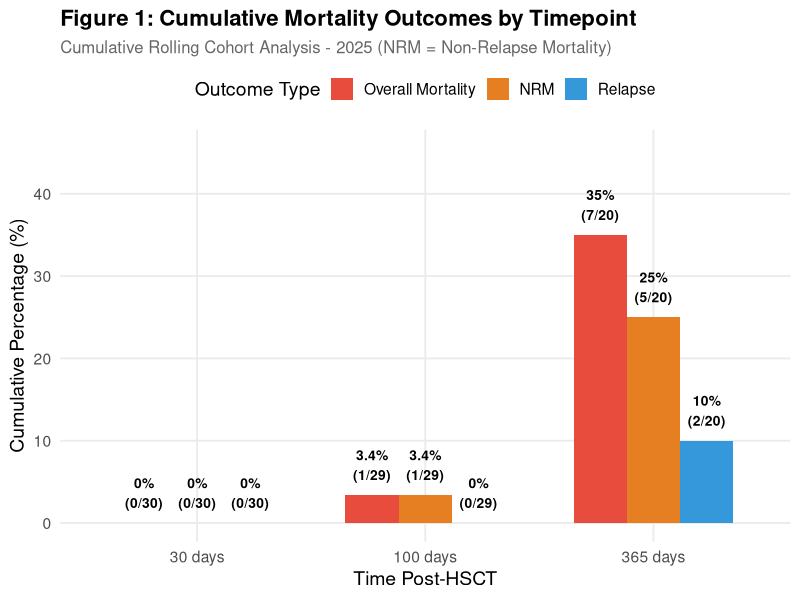
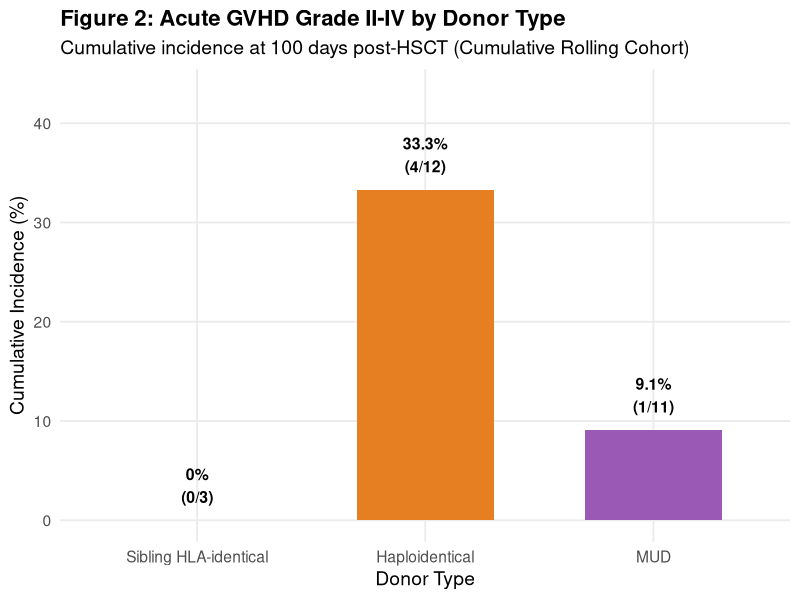

Write the R code that produced these figures, in order.
## ---- chunk 1
library(tidyverse)
library(readxl)
library(knitr)
library(kableExtra)
library(lubridate)
library(ggplot2)

# Load and prepare data
transplant_data <- read_excel("Calcoli_RDD_2025-1.xlsx")

# Data preparation
transplant_data_prepared <- transplant_data |>
  mutate(
    hsct_date = `HSCT date`,
    hsct_year = year(hsct_date),
    death_date_clean = case_when(
      `Death date` == "-" ~ NA,
      TRUE ~ as.Date(as.numeric(`Death date`), origin = "1899-12-30")
    ),
    days_to_event = as.numeric(difftime(`Date of last follow up`, hsct_date, units = "days")),
    death = ifelse(grepl("^dead", `State at last follow up`), 1, 0),
    disease_status_binary = case_when(
      `Disease status at HSCT` == "Complete Remission" ~ "Complete Remission",
      TRUE ~ "Not in Complete Remission"
    ),
    donor_type_main = case_when(
      `Donor type` == "Related HLA-identical" ~ "Sibling HLA-identical",
      `Donor type` == "Related Haploidentical" ~ "Haploidentical",
      `Donor type` == "URD HLA-identical" ~ "MUD",
      `Donor type` == "URD HLA-mismatched" ~ "MMUD"
    ),
    death_cause = case_when(
      death == 0 ~ "Alive",
      grepl("disease", `State at last follow up`) ~ "Relapse",
      grepl("GVHD", `State at last follow up`) ~ "GVHD",
      grepl("infection", `State at last follow up`) ~ "Infection",
      grepl("other cause", `State at last follow up`) ~ "Other",
      TRUE ~ "Unknown"
    ),
    death_type = case_when(
      death == 0 ~ "Alive",
      death_cause == "Relapse" ~ "Relapse",
      TRUE ~ "NRM"
    ),
    acute_gvhd_grade_ii_iv = case_when(
      !is.na(`acute GVHD global grade`) & `acute GVHD global grade` %in% c(2, 3, 4) ~ 1,
      TRUE ~ 0
    ),
    chronic_gvhd_any = ifelse(`chronic GVHD` == "sì", 1, 0),
    chronic_gvhd_mod_severe = case_when(
      !is.na(`chronic GVHD global grade`) & 
        `chronic GVHD global grade` %in% c("moderata", "severa") ~ 1,
      TRUE ~ 0
    )
  )

report_year <- 2025
## ---- chunk 2
# Cumulative rolling cohort selection for annual reporting
# Based on JACIE Italian quarterly methodology, cumulative through Q4

# For 30-day outcomes: Milestone dates from Jan 1 - Nov 30, 2025
# HSCT dates: Sep 1, 2024 - Oct 31, 2025
select_cohort_30d <- function(data, year = 2025) {
  milestone_start <- as.Date(paste0(year - 1, "-09-01"))  # Sep 1 previous year
  milestone_end <- as.Date(paste0(year, "-11-30"))        # Nov 30 current year
  
  cohort <- data |>
    mutate(milestone_30d = hsct_date + days(30)) |>
    filter(
      milestone_30d >= milestone_start,
      milestone_30d <= milestone_end,
      days_to_event >= 30 | death == 1
    )
  
  return(cohort)
}

# For 100-day outcomes: Milestone dates from Jan 1 - Sep 30, 2025
# HSCT dates: Jul 1, 2024 - Sep 30, 2025
select_cohort_100d <- function(data, year = 2025) {
  milestone_start <- as.Date(paste0(year - 1, "-07-01"))  # Jul 1 previous year
  milestone_end <- as.Date(paste0(year, "-09-30"))        # Sep 30 current year
  
  cohort <- data |>
    mutate(milestone_100d = hsct_date + days(100)) |>
    filter(
      milestone_100d >= milestone_start,
      milestone_100d <= milestone_end,
      days_to_event >= 100 | death == 1
    )
  
  return(cohort)
}

# For 365-day outcomes: Milestone dates from Jan 1, 2024 - Dec 31, 2025
# HSCT dates: Jan 1, 2024 - Dec 31, 2024
select_cohort_365d <- function(data, year = 2025) {
  milestone_start <- as.Date(paste0(year - 1, "-01-01"))  # Jan 1 previous year
  milestone_end <- as.Date(paste0(year, "-12-31"))        # Dec 31 current year
  
  cohort <- data |>
    mutate(milestone_365d = hsct_date + days(365)) |>
    filter(
      milestone_365d >= milestone_start,
      milestone_365d <= milestone_end,
      days_to_event >= 365 | death == 1
    )
  
  return(cohort)
}

# Mortality calculation for a cohort
calc_mortality <- function(cohort, days) {
  if (nrow(cohort) == 0) {
    return(tibble(timepoint = paste0(days, " days"), n_cohort = 0,
                  n_events = NA_integer_, pct = NA_real_))
  }
  
  n_deaths <- sum(cohort$death == 1 & cohort$days_to_event <= days)
  
  tibble(
    timepoint = paste0(days, " days"),
    n_cohort = nrow(cohort),
    n_events = n_deaths,
    pct = round(100 * n_deaths / nrow(cohort), 1)
  )
}

# NRM calculation
calc_nrm <- function(cohort, days) {
  if (nrow(cohort) == 0) {
    return(tibble(timepoint = paste0(days, " days"), n_cohort = 0,
                  n_events = NA_integer_, pct = NA_real_))
  }
  
  n_nrm <- sum(cohort$death_type == "NRM" & cohort$days_to_event <= days)
  
  tibble(
    timepoint = paste0(days, " days"),
    n_cohort = nrow(cohort),
    n_events = n_nrm,
    pct = round(100 * n_nrm / nrow(cohort), 1)
  )
}

# Relapse mortality calculation
calc_relapse <- function(cohort, days) {
  if (nrow(cohort) == 0) {
    return(tibble(timepoint = paste0(days, " days"), n_cohort = 0,
                  n_events = NA_integer_, pct = NA_real_))
  }
  
  n_relapse <- sum(cohort$death_type == "Relapse" & cohort$days_to_event <= days)
  
  tibble(
    timepoint = paste0(days, " days"),
    n_cohort = nrow(cohort),
    n_events = n_relapse,
    pct = round(100 * n_relapse / nrow(cohort), 1)
  )
}

# Acute GVHD calculation (100 days)
calc_agvhd <- function(cohort) {
  if (nrow(cohort) == 0) {
    return(tibble(n_cohort = 0, n_events = NA_integer_, pct = NA_real_))
  }
  
  n_agvhd <- sum(cohort$acute_gvhd_grade_ii_iv == 1)
  
  tibble(
    n_cohort = nrow(cohort),
    n_events = n_agvhd,
    pct = round(100 * n_agvhd / nrow(cohort), 1)
  )
}

# Chronic GVHD calculation (365 days)
calc_cgvhd <- function(cohort, severity = "any") {
  if (nrow(cohort) == 0) {
    return(tibble(severity = severity, n_cohort = 0,
                  n_events = NA_integer_, pct = NA_real_))
  }
  
  n_cgvhd <- if (severity == "mod_severe") {
    sum(cohort$chronic_gvhd_mod_severe == 1, na.rm = TRUE)
  } else {
    sum(cohort$chronic_gvhd_any == 1, na.rm = TRUE)
  }
  
  tibble(
    severity = severity,
    n_cohort = nrow(cohort),
    n_events = n_cgvhd,
    pct = round(100 * n_cgvhd / nrow(cohort), 1)
  )
}
## ---- chunk 3
# Select cohorts for each timepoint
cohort_30d <- select_cohort_30d(transplant_data_prepared, report_year)
cohort_100d <- select_cohort_100d(transplant_data_prepared, report_year)
cohort_365d <- select_cohort_365d(transplant_data_prepared, report_year)

# Calculate overall mortality at each timepoint
overall_mort <- bind_rows(
  calc_mortality(cohort_30d, 30),
  calc_mortality(cohort_100d, 100),
  calc_mortality(cohort_365d, 365)
)

# Calculate NRM at each timepoint
nrm_overall <- bind_rows(
  calc_nrm(cohort_30d, 30),
  calc_nrm(cohort_100d, 100),
  calc_nrm(cohort_365d, 365)
)

# Calculate relapse mortality at each timepoint
relapse_overall <- bind_rows(
  calc_relapse(cohort_30d, 30),
  calc_relapse(cohort_100d, 100),
  calc_relapse(cohort_365d, 365)
)

# By disease status
cr_data <- transplant_data_prepared |> filter(disease_status_binary == "Complete Remission")
not_cr_data <- transplant_data_prepared |> filter(disease_status_binary == "Not in Complete Remission")

# CR cohorts
cohort_30d_cr <- select_cohort_30d(cr_data, report_year)
cohort_100d_cr <- select_cohort_100d(cr_data, report_year)
cohort_365d_cr <- select_cohort_365d(cr_data, report_year)

mort_cr <- bind_rows(
  calc_mortality(cohort_30d_cr, 30),
  calc_mortality(cohort_100d_cr, 100),
  calc_mortality(cohort_365d_cr, 365)
) |> mutate(group = "Complete Remission")

nrm_cr <- bind_rows(
  calc_nrm(cohort_30d_cr, 30),
  calc_nrm(cohort_100d_cr, 100),
  calc_nrm(cohort_365d_cr, 365)
) |> mutate(group = "Complete Remission")

relapse_cr <- bind_rows(
  calc_relapse(cohort_30d_cr, 30),
  calc_relapse(cohort_100d_cr, 100),
  calc_relapse(cohort_365d_cr, 365)
) |> mutate(group = "Complete Remission")

# Not CR cohorts
cohort_30d_not_cr <- select_cohort_30d(not_cr_data, report_year)
cohort_100d_not_cr <- select_cohort_100d(not_cr_data, report_year)
cohort_365d_not_cr <- select_cohort_365d(not_cr_data, report_year)

mort_not_cr <- bind_rows(
  calc_mortality(cohort_30d_not_cr, 30),
  calc_mortality(cohort_100d_not_cr, 100),
  calc_mortality(cohort_365d_not_cr, 365)
) |> mutate(group = "Not in Complete Remission")

nrm_not_cr <- bind_rows(
  calc_nrm(cohort_30d_not_cr, 30),
  calc_nrm(cohort_100d_not_cr, 100),
  calc_nrm(cohort_365d_not_cr, 365)
) |> mutate(group = "Not in Complete Remission")

relapse_not_cr <- bind_rows(
  calc_relapse(cohort_30d_not_cr, 30),
  calc_relapse(cohort_100d_not_cr, 100),
  calc_relapse(cohort_365d_not_cr, 365)
) |> mutate(group = "Not in Complete Remission")

# GVHD by donor type
major_donors <- c("Sibling HLA-identical", "Haploidentical", "MUD")
agvhd_overall <- calc_agvhd(cohort_100d)

agvhd_by_donor <- tibble()
for (donor in major_donors) {
  donor_data <- transplant_data_prepared |> filter(donor_type_main == donor)
  cohort_100d_donor <- select_cohort_100d(donor_data, report_year)
  result <- calc_agvhd(cohort_100d_donor) |> mutate(donor = donor)
  agvhd_by_donor <- bind_rows(agvhd_by_donor, result)
}

# Chronic GVHD
cgvhd_any <- bind_rows(
  calc_cgvhd(cohort_365d, "any") |> mutate(severity = "Any"),
  calc_cgvhd(cohort_365d, "mod_severe") |> mutate(severity = "Moderate-Severe")
)
## ---- chunk 4
kable(overall_mort |>
  mutate(display = paste0(pct, "% (", n_events, "/", n_cohort, ")")) |>
  select(Timepoint = timepoint, `Cohort Size` = n_cohort, 
         Deaths = n_events, `Mortality Rate` = display),
      caption = "Table 1: Overall Cumulative Mortality - Rolling Cohort Analysis") |>
  kable_styling(bootstrap_options = c("striped", "hover"), full_width = FALSE) |>
  row_spec(0, bold = TRUE, background = "#3498DB", color = "white")
## ---- chunk 5
cause_summary <- tibble(
  Timepoint = c("30 days", "100 days", "365 days"),
  `Overall Mortality` = paste0(overall_mort$pct, "% (", overall_mort$n_events, "/", overall_mort$n_cohort, ")"),
  `NRM` = paste0(nrm_overall$pct, "% (", nrm_overall$n_events, "/", nrm_overall$n_cohort, ")"),
  `Relapse` = paste0(relapse_overall$pct, "% (", relapse_overall$n_events, "/", relapse_overall$n_cohort, ")")
)

kable(cause_summary,
      caption = "Table 2: Cumulative Mortality - NRM vs Relapse Deaths") |>
  kable_styling(bootstrap_options = c("striped", "hover"), full_width = FALSE) |>
  row_spec(0, bold = TRUE, background = "#E74C3C", color = "white")
## ---- chunk 6
plot_data <- bind_rows(
  overall_mort |> mutate(outcome = "Overall Mortality"),
  nrm_overall |> mutate(outcome = "NRM"),
  relapse_overall |> mutate(outcome = "Relapse")
) |>
  mutate(
    timepoint = factor(timepoint, levels = c("30 days", "100 days", "365 days")),
    outcome = factor(outcome, levels = c("Overall Mortality", "NRM", "Relapse"))
  )

ggplot(plot_data, aes(x = timepoint, y = pct, fill = outcome)) +
  geom_col(position = "dodge", width = 0.7) +
  geom_text(aes(label = paste0(pct, "%\n(", n_events, "/", n_cohort, ")")),
            position = position_dodge(width = 0.7),
            vjust = -0.5, size = 3.5, fontface = "bold") +
  scale_fill_manual(values = c("Overall Mortality" = "#E74C3C", 
                                "NRM" = "#E67E22",
                                "Relapse" = "#3498DB")) +
  labs(title = "Figure 1: Cumulative Mortality Outcomes by Timepoint",
       subtitle = "Cumulative Rolling Cohort Analysis - 2025 (NRM = Non-Relapse Mortality)",
       x = "Time Post-HSCT", y = "Cumulative Percentage (%)",
       fill = "Outcome Type") +
  theme_minimal(base_size = 14) +
  theme(plot.title = element_text(face = "bold", size = 16),
        plot.subtitle = element_text(size = 12, color = "gray40"),
        legend.position = "top",
        panel.grid.minor = element_blank()) +
  ylim(0, max(plot_data$pct, na.rm = TRUE) * 1.3)
## ---- chunk 7
kable(bind_rows(mort_cr, mort_not_cr) |>
  mutate(display = paste0(pct, "% (", n_events, "/", n_cohort, ")")) |>
  select(Group = group, Timepoint = timepoint, 
         `Cohort Size` = n_cohort, Deaths = n_events, `Mortality Rate` = display),
      caption = "Table 3: Cumulative Mortality by Disease Status at HSCT") |>
  kable_styling(bootstrap_options = c("striped", "hover"), full_width = FALSE) |>
  pack_rows("Complete Remission", 1, 3, label_row_css = "background-color: #27AE60; color: white;") |>
  pack_rows("Not in Complete Remission", 4, 6, label_row_css = "background-color: #E74C3C; color: white;")
## ---- chunk 8
kable(nrm_overall |>
  mutate(display = paste0(pct, "% (", n_events, "/", n_cohort, ")")) |>
  select(Timepoint = timepoint, `Cohort Size` = n_cohort, 
         `NRM Events` = n_events, `NRM Rate` = display),
      caption = "Table 4: Cumulative Non-Relapse Mortality (NRM)") |>
  kable_styling(bootstrap_options = c("striped", "hover"), full_width = FALSE) |>
  row_spec(0, bold = TRUE, background = "#E67E22", color = "white")
## ---- chunk 9
if (!is.na(overall_mort$n_events[3]) && overall_mort$n_events[3] > 0) {
  nrm_prop <- round(100 * nrm_overall$n_events[3] / overall_mort$n_events[3], 0)
  cat(paste0("NRM accounts for **", nrm_prop, "%** of all deaths at 365 days."))
}
## ---- chunk 10
kable(bind_rows(
  nrm_overall |> mutate(group = "Overall"),
  nrm_cr, nrm_not_cr
) |>
  mutate(display = paste0(pct, "% (", n_events, "/", n_cohort, ")")) |>
  select(Group = group, Timepoint = timepoint, 
         `Cohort Size` = n_cohort, `NRM Events` = n_events, `NRM Rate` = display),
      caption = "Table 5: Non-Relapse Mortality by Disease Status") |>
  kable_styling(bootstrap_options = c("striped", "hover"), full_width = FALSE) |>
  pack_rows("Overall", 1, 3, label_row_css = "background-color: #95A5A6; color: white;") |>
  pack_rows("Complete Remission", 4, 6, label_row_css = "background-color: #27AE60; color: white;") |>
  pack_rows("Not in Complete Remission", 7, 9, label_row_css = "background-color: #E74C3C; color: white;")
## ---- chunk 11
nrm_deaths <- cohort_365d |>
  filter(death == 1, death_type == "NRM", days_to_event <= 365)

if (nrow(nrm_deaths) > 0) {
  nrm_causes <- nrm_deaths |>
    count(death_cause) |>
    arrange(desc(n)) |>
    mutate(percentage = round(100 * n / sum(n), 1),
           display = paste0(n, " (", percentage, "%)")) |>
    select(`Cause of NRM` = death_cause, `N Events` = n, `Percentage` = display)
  
  kable(nrm_causes,
        caption = "Table 6: Breakdown of NRM by Specific Cause (365-day cohort)") |>
    kable_styling(bootstrap_options = c("striped", "hover"), full_width = FALSE) |>
    row_spec(0, bold = TRUE, background = "#D35400", color = "white")
} else {
  cat("No NRM events in the 365-day rolling cohort.")
}
## ---- chunk 12
kable(relapse_overall |>
  mutate(display = paste0(pct, "% (", n_events, "/", n_cohort, ")")) |>
  select(Timepoint = timepoint, `Cohort Size` = n_cohort, 
         `Relapse Deaths` = n_events, `Relapse Rate` = display),
      caption = "Table 7: Cumulative Relapse-Related Mortality") |>
  kable_styling(bootstrap_options = c("striped", "hover"), full_width = FALSE) |>
  row_spec(0, bold = TRUE, background = "#3498DB", color = "white")
## ---- chunk 13
kable(bind_rows(
  relapse_overall |> mutate(group = "Overall"),
  relapse_cr, relapse_not_cr
) |>
  mutate(display = paste0(pct, "% (", n_events, "/", n_cohort, ")")) |>
  select(Group = group, Timepoint = timepoint, 
         `Cohort Size` = n_cohort, `Relapse Deaths` = n_events, `Relapse Rate` = display),
      caption = "Table 8: Relapse Mortality by Disease Status") |>
  kable_styling(bootstrap_options = c("striped", "hover"), full_width = FALSE) |>
  pack_rows("Overall", 1, 3) |>
  pack_rows("Complete Remission", 4, 6) |>
  pack_rows("Not in Complete Remission", 7, 9)
## ---- chunk 14
if (!is.na(overall_mort$n_events[3]) && overall_mort$n_events[3] > 0) {
  relapse_prop <- round(100 * relapse_overall$n_events[3] / overall_mort$n_events[3], 0)
  cat(paste0("- Relapse accounts for **", relapse_prop, "%** of all deaths at 365 days\n"))
}
## ---- chunk 15
kable(tibble(
  Group = c("Overall", agvhd_by_donor$donor),
  `Cohort Size` = c(agvhd_overall$n_cohort, agvhd_by_donor$n_cohort),
  Events = c(agvhd_overall$n_events, agvhd_by_donor$n_events),
  `Cumulative Incidence` = paste0(c(agvhd_overall$pct, agvhd_by_donor$pct), "%")
),
      caption = "Table 9: Acute GVHD Grade II-IV by Donor Type (100 days)") |>
  kable_styling(bootstrap_options = c("striped", "hover"), full_width = FALSE) |>
  row_spec(1, bold = TRUE, background = "#9B59B6", color = "white")
## ---- chunk 16
agvhd_plot_data <- agvhd_by_donor |>
  filter(!is.na(pct)) |>
  mutate(donor = factor(donor, levels = c("Sibling HLA-identical", "Haploidentical", "MUD")))

if (nrow(agvhd_plot_data) > 0) {
  ggplot(agvhd_plot_data, aes(x = donor, y = pct, fill = donor)) +
    geom_col(width = 0.6, show.legend = FALSE) +
    geom_text(aes(label = paste0(pct, "%\n(", n_events, "/", n_cohort, ")")),
              vjust = -0.5, size = 4, fontface = "bold") +
    scale_fill_manual(values = c("Sibling HLA-identical" = "#3498DB", 
                                  "Haploidentical" = "#E67E22", "MUD" = "#9B59B6")) +
    labs(title = "Figure 2: Acute GVHD Grade II-IV by Donor Type",
         subtitle = "Cumulative incidence at 100 days post-HSCT (Cumulative Rolling Cohort)",
         x = "Donor Type", y = "Cumulative Incidence (%)") +
    theme_minimal(base_size = 14) +
    theme(plot.title = element_text(face = "bold", size = 16),
          panel.grid.minor = element_blank()) +
    ylim(0, max(agvhd_plot_data$pct, na.rm = TRUE) * 1.3)
}
## ---- chunk 17
kable(cgvhd_any |>
  mutate(display = paste0(pct, "% (", n_events, "/", n_cohort, ")")) |>
  select(Severity = severity, `Cohort Size` = n_cohort, 
         Events = n_events, `Cumulative Incidence` = display),
      caption = "Table 10: Chronic GVHD Cumulative Incidence (365 days)") |>
  kable_styling(bootstrap_options = c("striped", "hover"), full_width = FALSE) |>
  row_spec(0, bold = TRUE, background = "#27AE60", color = "white")
## ---- chunk 18
mort_by_donor <- tibble()
nrm_by_donor <- tibble()

for (donor in major_donors) {
  donor_data <- transplant_data_prepared |> filter(donor_type_main == donor)
  
  cohort_365d_donor <- select_cohort_365d(donor_data, report_year)
  mort_result <- calc_mortality(cohort_365d_donor, 365) |> mutate(donor = donor)
  nrm_result <- calc_nrm(cohort_365d_donor, 365) |> mutate(donor = donor)
  
  mort_by_donor <- bind_rows(mort_by_donor, mort_result)
  nrm_by_donor <- bind_rows(nrm_by_donor, nrm_result)
}

kable(tibble(
  `Donor Type` = mort_by_donor$donor,
  `365-Day Mortality` = paste0(mort_by_donor$pct, "% (", mort_by_donor$n_events, "/", mort_by_donor$n_cohort, ")"),
  `NRM at 365 Days` = paste0(nrm_by_donor$pct, "% (", nrm_by_donor$n_events, "/", nrm_by_donor$n_cohort, ")"),
  `Acute GVHD II-IV` = paste0(agvhd_by_donor$pct, "% (", agvhd_by_donor$n_events, "/", agvhd_by_donor$n_cohort, ")")
),
      caption = "Table 11: Comprehensive Outcomes by Donor Type") |>
  kable_styling(bootstrap_options = c("striped", "hover"), full_width = FALSE) |>
  row_spec(0, bold = TRUE, background = "#2C3E50", color = "white")
## ---- chunk 19
mort_donor_all <- tibble()

for (donor in major_donors) {
  donor_data <- transplant_data_prepared |> filter(donor_type_main == donor)
  
  cohort_30d_donor <- select_cohort_30d(donor_data, report_year)
  cohort_100d_donor <- select_cohort_100d(donor_data, report_year)
  cohort_365d_donor <- select_cohort_365d(donor_data, report_year)
  
  donor_mort <- bind_rows(
    calc_mortality(cohort_30d_donor, 30),
    calc_mortality(cohort_100d_donor, 100),
    calc_mortality(cohort_365d_donor, 365)
  ) |> mutate(donor = donor)
  
  mort_donor_all <- bind_rows(mort_donor_all, donor_mort)
}

kable(mort_donor_all |>
  mutate(display = paste0(pct, "% (", n_events, "/", n_cohort, ")")) |>
  select(`Donor Type` = donor, Timepoint = timepoint,
         `Cohort Size` = n_cohort, Deaths = n_events, `Mortality Rate` = display),
      caption = "Table 13: Overall Mortality by Donor Type Across All Timepoints") |>
  kable_styling(bootstrap_options = c("striped", "hover"), full_width = FALSE) |>
  pack_rows("Sibling HLA-identical", 1, 3, label_row_css = "background-color: #3498DB; color: white;") |>
  pack_rows("Haploidentical", 4, 6, label_row_css = "background-color: #E67E22; color: white;") |>
  pack_rows("MUD", 7, 9, label_row_css = "background-color: #9B59B6; color: white;")
## ---- chunk 20
nrm_donor_all <- tibble()

for (donor in major_donors) {
  donor_data <- transplant_data_prepared |> filter(donor_type_main == donor)
  
  cohort_30d_donor <- select_cohort_30d(donor_data, report_year)
  cohort_100d_donor <- select_cohort_100d(donor_data, report_year)
  cohort_365d_donor <- select_cohort_365d(donor_data, report_year)
  
  donor_nrm <- bind_rows(
    calc_nrm(cohort_30d_donor, 30),
    calc_nrm(cohort_100d_donor, 100),
    calc_nrm(cohort_365d_donor, 365)
  ) |> mutate(donor = donor)
  
  nrm_donor_all <- bind_rows(nrm_donor_all, donor_nrm)
}

kable(nrm_donor_all |>
  mutate(display = paste0(pct, "% (", n_events, "/", n_cohort, ")")) |>
  select(`Donor Type` = donor, Timepoint = timepoint,
         `Cohort Size` = n_cohort, `NRM Events` = n_events, `NRM Rate` = display),
      caption = "Table 14: Non-Relapse Mortality by Donor Type Across All Timepoints") |>
  kable_styling(bootstrap_options = c("striped", "hover"), full_width = FALSE) |>
  pack_rows("Sibling HLA-identical", 1, 3, label_row_css = "background-color: #3498DB; color: white;") |>
  pack_rows("Haploidentical", 4, 6, label_row_css = "background-color: #E67E22; color: white;") |>
  pack_rows("MUD", 7, 9, label_row_css = "background-color: #9B59B6; color: white;")
## ---- chunk 21
relapse_donor_all <- tibble()

for (donor in major_donors) {
  donor_data <- transplant_data_prepared |> filter(donor_type_main == donor)
  
  cohort_30d_donor <- select_cohort_30d(donor_data, report_year)
  cohort_100d_donor <- select_cohort_100d(donor_data, report_year)
  cohort_365d_donor <- select_cohort_365d(donor_data, report_year)
  
  donor_relapse <- bind_rows(
    calc_relapse(cohort_30d_donor, 30),
    calc_relapse(cohort_100d_donor, 100),
    calc_relapse(cohort_365d_donor, 365)
  ) |> mutate(donor = donor)
  
  relapse_donor_all <- bind_rows(relapse_donor_all, donor_relapse)
}

kable(relapse_donor_all |>
  mutate(display = paste0(pct, "% (", n_events, "/", n_cohort, ")")) |>
  select(`Donor Type` = donor, Timepoint = timepoint,
         `Cohort Size` = n_cohort, `Relapse Deaths` = n_events, `Relapse Rate` = display),
      caption = "Table 15: Relapse Mortality by Donor Type Across All Timepoints") |>
  kable_styling(bootstrap_options = c("striped", "hover"), full_width = FALSE) |>
  pack_rows("Sibling HLA-identical", 1, 3, label_row_css = "background-color: #3498DB; color: white;") |>
  pack_rows("Haploidentical", 4, 6, label_row_css = "background-color: #E67E22; color: white;") |>
  pack_rows("MUD", 7, 9, label_row_css = "background-color: #9B59B6; color: white;")
## ---- chunk 22
mort_donor_cr_strat <- tibble()

for (cr_status in c("Complete Remission", "Not in Complete Remission")) {
  cr_data <- transplant_data_prepared |> filter(disease_status_binary == cr_status)
  
  for (donor in major_donors) {
    donor_cr_data <- cr_data |> filter(donor_type_main == donor)
    cohort_365d_donor_cr <- select_cohort_365d(donor_cr_data, report_year)
    
    if (nrow(cohort_365d_donor_cr) > 0) {
      mort_result <- calc_mortality(cohort_365d_donor_cr, 365) |>
        mutate(cr_status = cr_status, donor = donor)
      mort_donor_cr_strat <- bind_rows(mort_donor_cr_strat, mort_result)
    }
  }
}

if (nrow(mort_donor_cr_strat) > 0) {
  kable(mort_donor_cr_strat |>
    mutate(display = paste0(pct, "% (", n_events, "/", n_cohort, ")")) |>
    select(`Disease Status` = cr_status, `Donor Type` = donor,
           `Cohort Size` = n_cohort, Deaths = n_events, `Mortality Rate` = display),
        caption = "Table 16: 365-Day Mortality by Donor Type and Disease Status") |>
    kable_styling(bootstrap_options = c("striped", "hover"), full_width = FALSE) |>
    pack_rows("Complete Remission", 1, sum(mort_donor_cr_strat$cr_status == "Complete Remission"), 
              label_row_css = "background-color: #27AE60; color: white;") |>
    pack_rows("Not in Complete Remission", 
              sum(mort_donor_cr_strat$cr_status == "Complete Remission") + 1, nrow(mort_donor_cr_strat),
              label_row_css = "background-color: #E74C3C; color: white;")
} else {
  cat("Insufficient data for combined stratification.")
}
## ---- chunk 23
nrm_donor_cr_strat <- tibble()

for (cr_status in c("Complete Remission", "Not in Complete Remission")) {
  cr_data <- transplant_data_prepared |> filter(disease_status_binary == cr_status)
  
  for (donor in major_donors) {
    donor_cr_data <- cr_data |> filter(donor_type_main == donor)
    cohort_365d_donor_cr <- select_cohort_365d(donor_cr_data, report_year)
    
    if (nrow(cohort_365d_donor_cr) > 0) {
      nrm_result <- calc_nrm(cohort_365d_donor_cr, 365) |>
        mutate(cr_status = cr_status, donor = donor)
      nrm_donor_cr_strat <- bind_rows(nrm_donor_cr_strat, nrm_result)
    }
  }
}

if (nrow(nrm_donor_cr_strat) > 0) {
  kable(nrm_donor_cr_strat |>
    mutate(display = paste0(pct, "% (", n_events, "/", n_cohort, ")")) |>
    select(`Disease Status` = cr_status, `Donor Type` = donor,
           `Cohort Size` = n_cohort, `NRM Events` = n_events, `NRM Rate` = display),
        caption = "Table 17: 365-Day NRM by Donor Type and Disease Status") |>
    kable_styling(bootstrap_options = c("striped", "hover"), full_width = FALSE) |>
    pack_rows("Complete Remission", 1, sum(nrm_donor_cr_strat$cr_status == "Complete Remission"),
              label_row_css = "background-color: #27AE60; color: white;") |>
    pack_rows("Not in Complete Remission",
              sum(nrm_donor_cr_strat$cr_status == "Complete Remission") + 1, nrow(nrm_donor_cr_strat),
              label_row_css = "background-color: #E74C3C; color: white;")
}
## ---- chunk 24
relapse_donor_cr_strat <- tibble()

for (cr_status in c("Complete Remission", "Not in Complete Remission")) {
  cr_data <- transplant_data_prepared |> filter(disease_status_binary == cr_status)
  
  for (donor in major_donors) {
    donor_cr_data <- cr_data |> filter(donor_type_main == donor)
    cohort_365d_donor_cr <- select_cohort_365d(donor_cr_data, report_year)
    
    if (nrow(cohort_365d_donor_cr) > 0) {
      relapse_result <- calc_relapse(cohort_365d_donor_cr, 365) |>
        mutate(cr_status = cr_status, donor = donor)
      relapse_donor_cr_strat <- bind_rows(relapse_donor_cr_strat, relapse_result)
    }
  }
}

if (nrow(relapse_donor_cr_strat) > 0) {
  kable(relapse_donor_cr_strat |>
    mutate(display = paste0(pct, "% (", n_events, "/", n_cohort, ")")) |>
    select(`Disease Status` = cr_status, `Donor Type` = donor,
           `Cohort Size` = n_cohort, `Relapse Deaths` = n_events, `Relapse Rate` = display),
        caption = "Table 18: 365-Day Relapse Mortality by Donor Type and Disease Status") |>
    kable_styling(bootstrap_options = c("striped", "hover"), full_width = FALSE) |>
    pack_rows("Complete Remission", 1, sum(relapse_donor_cr_strat$cr_status == "Complete Remission"),
              label_row_css = "background-color: #27AE60; color: white;") |>
    pack_rows("Not in Complete Remission",
              sum(relapse_donor_cr_strat$cr_status == "Complete Remission") + 1, nrow(relapse_donor_cr_strat),
              label_row_css = "background-color: #E74C3C; color: white;")
}
## ---- chunk 25
agvhd_donor_cr_strat <- tibble()

for (cr_status in c("Complete Remission", "Not in Complete Remission")) {
  cr_data <- transplant_data_prepared |> filter(disease_status_binary == cr_status)
  
  for (donor in major_donors) {
    donor_cr_data <- cr_data |> filter(donor_type_main == donor)
    cohort_100d_donor_cr <- select_cohort_100d(donor_cr_data, report_year)
    
    if (nrow(cohort_100d_donor_cr) > 0) {
      agvhd_result <- calc_agvhd(cohort_100d_donor_cr) |>
        mutate(cr_status = cr_status, donor = donor)
      agvhd_donor_cr_strat <- bind_rows(agvhd_donor_cr_strat, agvhd_result)
    }
  }
}

if (nrow(agvhd_donor_cr_strat) > 0) {
  kable(agvhd_donor_cr_strat |>
    mutate(display = paste0(pct, "% (", n_events, "/", n_cohort, ")")) |>
    select(`Disease Status` = cr_status, `Donor Type` = donor,
           `Cohort Size` = n_cohort, Events = n_events, `AGVHD II-IV Rate` = display),
        caption = "Table 19: 100-Day Acute GVHD II-IV by Donor Type and Disease Status") |>
    kable_styling(bootstrap_options = c("striped", "hover"), full_width = FALSE) |>
    pack_rows("Complete Remission", 1, sum(agvhd_donor_cr_strat$cr_status == "Complete Remission"),
              label_row_css = "background-color: #27AE60; color: white;") |>
    pack_rows("Not in Complete Remission",
              sum(agvhd_donor_cr_strat$cr_status == "Complete Remission") + 1, nrow(agvhd_donor_cr_strat),
              label_row_css = "background-color: #E74C3C; color: white;")
}
## ---- chunk 26
cgvhd_donor_cr_strat_any <- tibble()
cgvhd_donor_cr_strat_modsev <- tibble()

for (cr_status in c("Complete Remission", "Not in Complete Remission")) {
  cr_data <- transplant_data_prepared |> filter(disease_status_binary == cr_status)
  
  for (donor in major_donors) {
    donor_cr_data <- cr_data |> filter(donor_type_main == donor)
    cohort_365d_donor_cr <- select_cohort_365d(donor_cr_data, report_year)
    
    if (nrow(cohort_365d_donor_cr) > 0) {
      # Any chronic GVHD
      cgvhd_any_result <- calc_cgvhd(cohort_365d_donor_cr, "any") |>
        mutate(cr_status = cr_status, donor = donor)
      cgvhd_donor_cr_strat_any <- bind_rows(cgvhd_donor_cr_strat_any, cgvhd_any_result)
      
      # Moderate-Severe chronic GVHD
      cgvhd_modsev_result <- calc_cgvhd(cohort_365d_donor_cr, "mod_severe") |>
        mutate(cr_status = cr_status, donor = donor)
      cgvhd_donor_cr_strat_modsev <- bind_rows(cgvhd_donor_cr_strat_modsev, cgvhd_modsev_result)
    }
  }
}

if (nrow(cgvhd_donor_cr_strat_any) > 0) {
  cat("#### Chronic GVHD (Any) by Donor Type and CR Status\n\n")
  kable(cgvhd_donor_cr_strat_any |>
    mutate(display = paste0(pct, "% (", n_events, "/", n_cohort, ")")) |>
    select(`Disease Status` = cr_status, `Donor Type` = donor,
           `Cohort Size` = n_cohort, Events = n_events, `Chronic GVHD (Any) Rate` = display),
        caption = "Table 20: 365-Day Chronic GVHD (Any) by Donor Type and Disease Status") |>
    kable_styling(bootstrap_options = c("striped", "hover"), full_width = FALSE) |>
    pack_rows("Complete Remission", 1, sum(cgvhd_donor_cr_strat_any$cr_status == "Complete Remission"),
              label_row_css = "background-color: #27AE60; color: white;") |>
    pack_rows("Not in Complete Remission",
              sum(cgvhd_donor_cr_strat_any$cr_status == "Complete Remission") + 1, nrow(cgvhd_donor_cr_strat_any),
              label_row_css = "background-color: #E74C3C; color: white;") |>
    print()
  
  cat("\n\n#### Chronic GVHD (Moderate-Severe) by Donor Type and CR Status\n\n")
  kable(cgvhd_donor_cr_strat_modsev |>
    mutate(display = paste0(pct, "% (", n_events, "/", n_cohort, ")")) |>
    select(`Disease Status` = cr_status, `Donor Type` = donor,
           `Cohort Size` = n_cohort, Events = n_events, `Chronic GVHD (Mod-Severe) Rate` = display),
        caption = "Table 21: 365-Day Chronic GVHD (Moderate-Severe) by Donor Type and Disease Status") |>
    kable_styling(bootstrap_options = c("striped", "hover"), full_width = FALSE) |>
    pack_rows("Complete Remission", 1, sum(cgvhd_donor_cr_strat_modsev$cr_status == "Complete Remission"),
              label_row_css = "background-color: #27AE60; color: white;") |>
    pack_rows("Not in Complete Remission",
              sum(cgvhd_donor_cr_strat_modsev$cr_status == "Complete Remission") + 1, nrow(cgvhd_donor_cr_strat_modsev),
              label_row_css = "background-color: #E74C3C; color: white;") |>
    print()
}
## ---- chunk 27
kable(tibble(
  Milestone = c("30 days", "100 days", "365 days"),
  `Milestone Date Range` = c(
    "Jan 1, 2025 - Nov 30, 2025",
    "Jan 1, 2025 - Sep 30, 2025",
    "Jan 1, 2024 - Dec 31, 2025"
  ),
  `HSCT Date Range` = c(
    "Sep 1, 2024 - Oct 31, 2025",
    "Jul 1, 2024 - Sep 30, 2025",
    "Jan 1, 2024 - Dec 31, 2024"
  ),
  `Cohort Size` = c(overall_mort$n_cohort[1], overall_mort$n_cohort[2], overall_mort$n_cohort[3])
),
      caption = "Table 12: Cumulative Rolling Cohort Selection Methodology") |>
  kable_styling(bootstrap_options = c("striped", "hover"), full_width = FALSE)
## ---- chunk 28
haplo_agvhd <- agvhd_by_donor |> filter(donor == "Haploidentical")
if (nrow(haplo_agvhd) > 0 && !is.na(haplo_agvhd$pct[1])) {
  cat(paste0("5. **GVHD challenges**: Haploidentical transplants show ", haplo_agvhd$pct[1], "% acute GVHD II-IV"))
}
